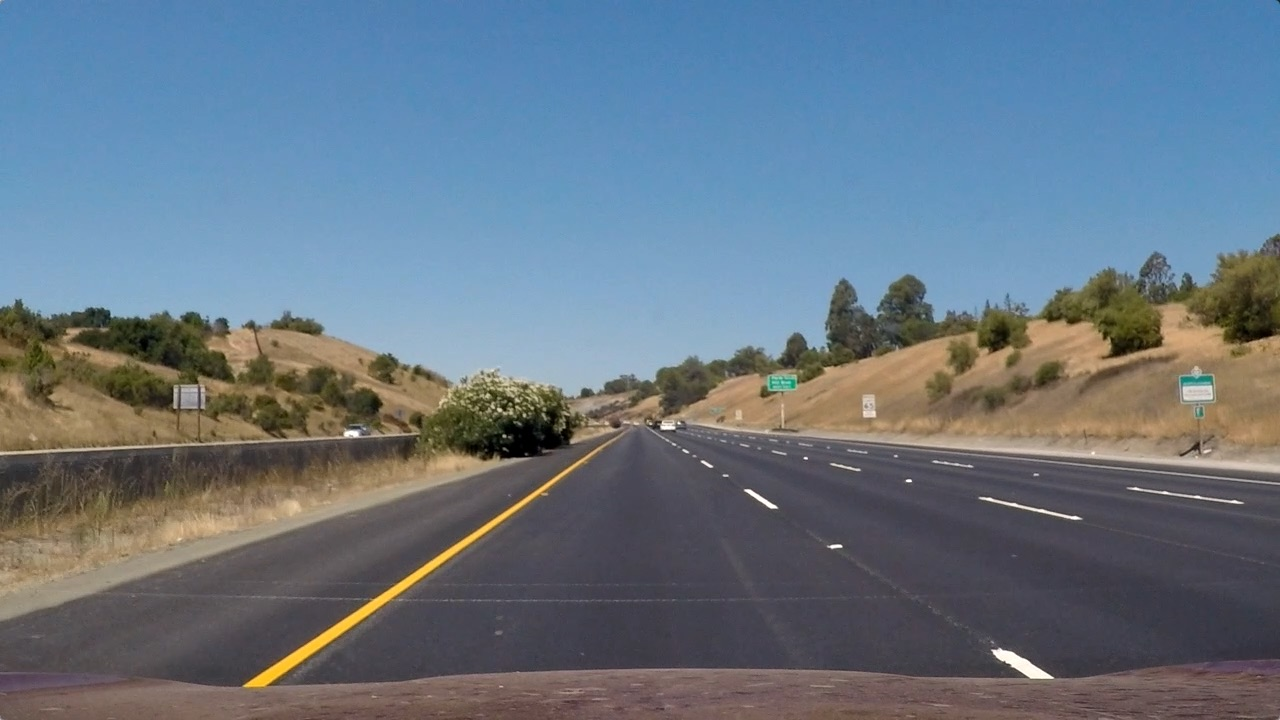
#> input picture test_images/straight_lines1.jpg, 1280 x 720 px
$ python detection.py   (older library calls are emulated)
#> lines starting #> are read from the running program, lines starting #| are printed output that depends on the picture; after the words box and inside, x2 and y2 are one past the last pixel; in counts of white or black regions, pixels touching at a corner belong together
import cv2
import numpy as np
import matplotlib.pyplot as plt
import matplotlib.image as mpimg
import os
import sys

class Line():

    # [40 lines left out: function __init__, not called in this run]


def threshold(image):
    # convert to HLS color space
    hls = cv2.cvtColor(image, cv2.COLOR_RGB2HLS)
#> hls: shape (720, 1280, 3); mean of channels 0, 1, 2 72.8, 117, 67
#> image is the input picture: shape (720, 1280, 3); mean B, G, R 131.2, 117.7, 103.2

    s_channel = hls[:, :, 2]
    gray = cv2.cvtColor(image, cv2.COLOR_RGB2GRAY)
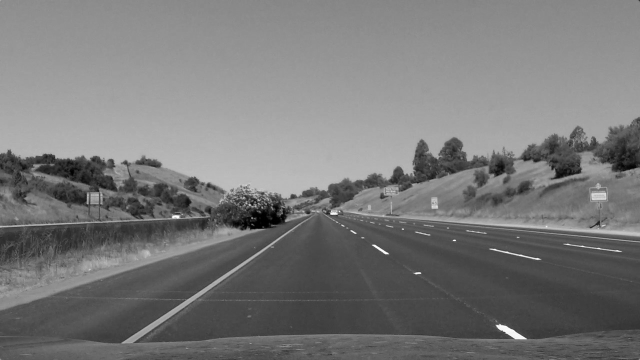
#> gray: shape (720, 1280) (shown at 1/2 size); min 0, max 254, mean 120.1

    sobel_x = cv2.Sobel(gray, cv2.CV_64F, 1, 0)
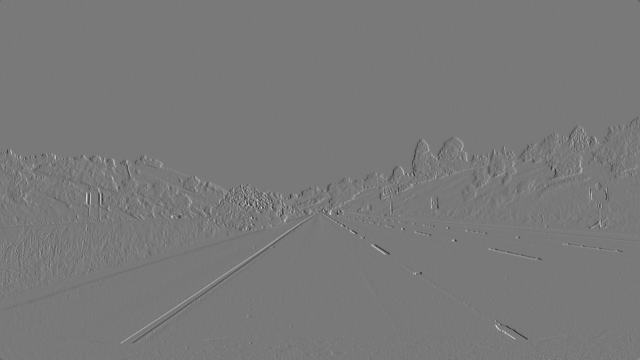
#> sobel_x: shape (720, 1280) float64 (shown at 1/2 size); min -604, max 666, mean -0.1; drawn with min black and max white
    abs_sobel_x = np.absolute(sobel_x)
    scaled_sobel = np.uint8(255 * abs_sobel_x / np.max(abs_sobel_x))

    sobelx_binary = np.zeros_like(scaled_sobel)
    sobelx_binary[(scaled_sobel >= 20) & (scaled_sobel <= 100)] = 1

    s_binary = np.zeros_like(s_channel)
    s_binary[(s_channel >= 100) & (s_channel <= 255)] = 1

    combined_binary = np.zeros_like(sobelx_binary)
    combined_binary[(s_binary == 1) | (sobelx_binary == 1)] = 1

    # generate region of interest mask
    vertices = np.array([[(0, combined_binary.shape[0]), (550, 456), (730, 456), (combined_binary.shape[1], combined_binary.shape[0])]], dtype = np.int32)
    mask = np.zeros_like(combined_binary)

    if len(combined_binary.shape) > 2:
        ignore_mask_color = (255,) * combined_binary.shape[2]
    else:
        ignore_mask_color = 255

    cv2.fillPoly(mask, vertices, ignore_mask_color)
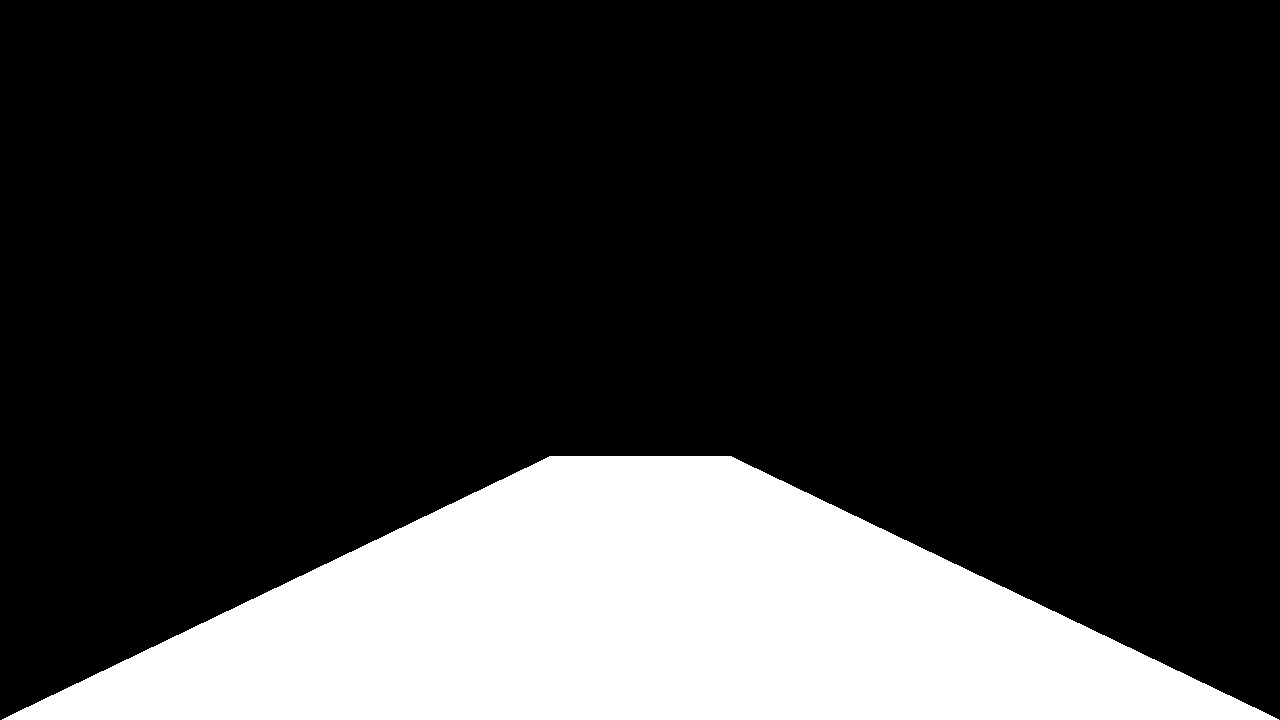
#> mask: shape (720, 1280); 20.9% white; 1 white region, box (x1, y1, x2, y2) and area: (2, 456, 1279, 720) 192741

    masked_combined_binary = cv2.bitwise_and(combined_binary, mask)
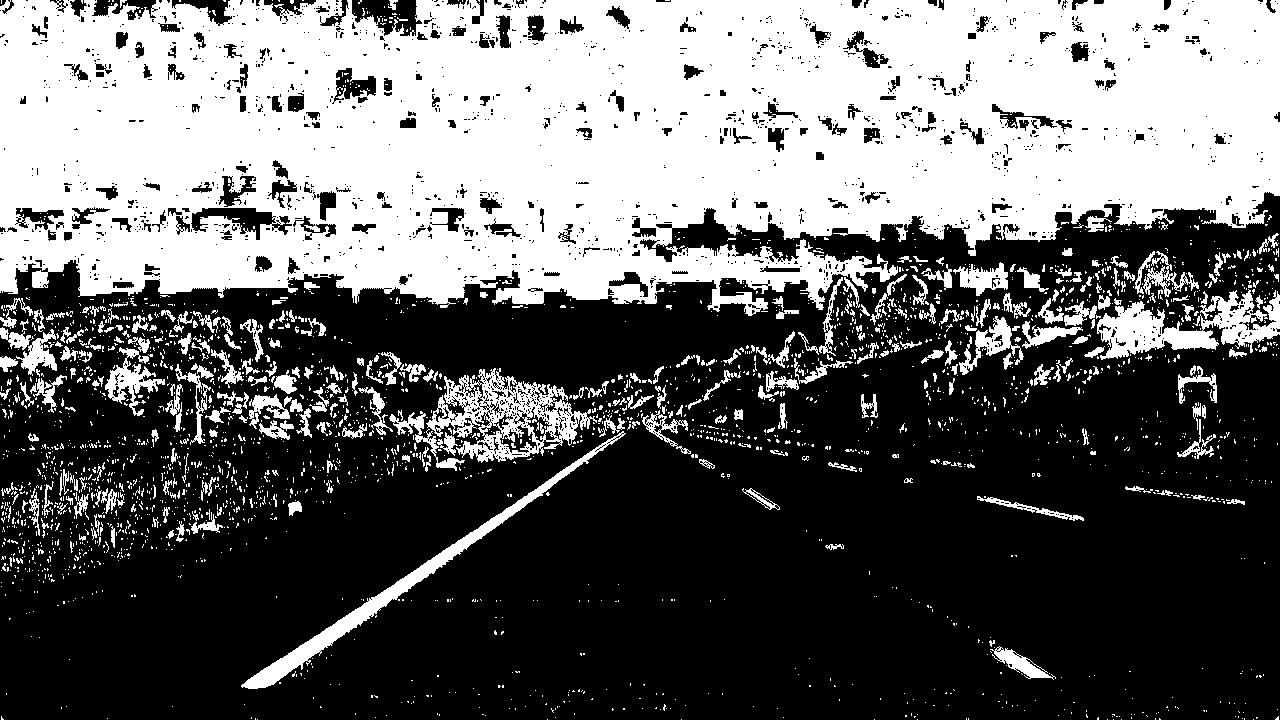
#> combined_binary: shape (720, 1280); values 0 (black) and 1 (white), 40.3% white; 2734 white regions (2400 under 20 px), largest, box (x1, y1, x2, y2) and area: (0, 0, 1280, 316) 311983, (426, 368, 597, 463) 6212, (1097, 289, 1280, 360) 5798

    return masked_combined_binary

# [155 lines left out: functions histogram_peaks, sliding_window, prior_frame_search, fit_poly, not called in this run]

if __name__ == "__main__":

    combined_binary = threshold(cv2.imread("../test_images/straight_lines1.jpg"))
    # [5 lines of commented-out code are left out]

$ run again, with test_images/straight_lines2.jpg copied over test_images/straight_lines1.jpg
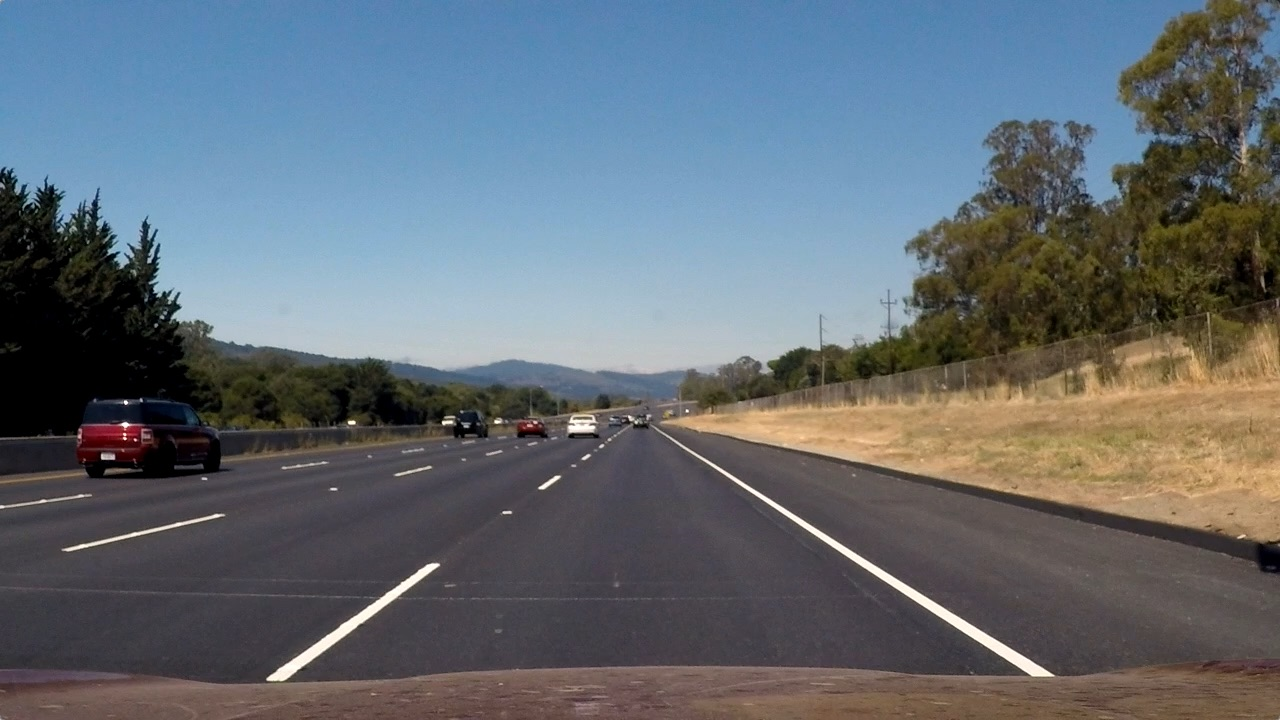
#> input picture test_images/straight_lines2.jpg, 1280 x 720 px
#> hls: shape (720, 1280, 3); mean of channels 0, 1, 2 77.5, 107, 62.5
#> in threshold, image is the input picture: shape (720, 1280, 3); mean B, G, R 115.1, 107.7, 99.4
#> in threshold, `sobel_x = cv2.Sobel(gray, cv2.CV_64F, 1, 0)`:
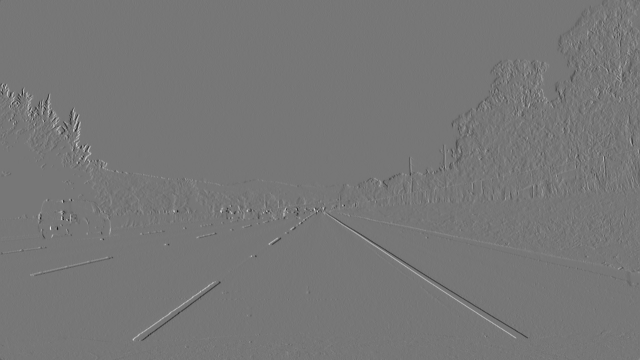
#> sobel_x: shape (720, 1280) float64 (shown at 1/2 size); min -705, max 804, mean 0.2; drawn with min black and max white
#> mask: shape (720, 1280); 20.9% white; 1 white region, box (x1, y1, x2, y2) and area: (2, 456, 1279, 720) 192741
#> in threshold, `masked_combined_binary = cv2.bitwise_and(combined_binary, mask)`:
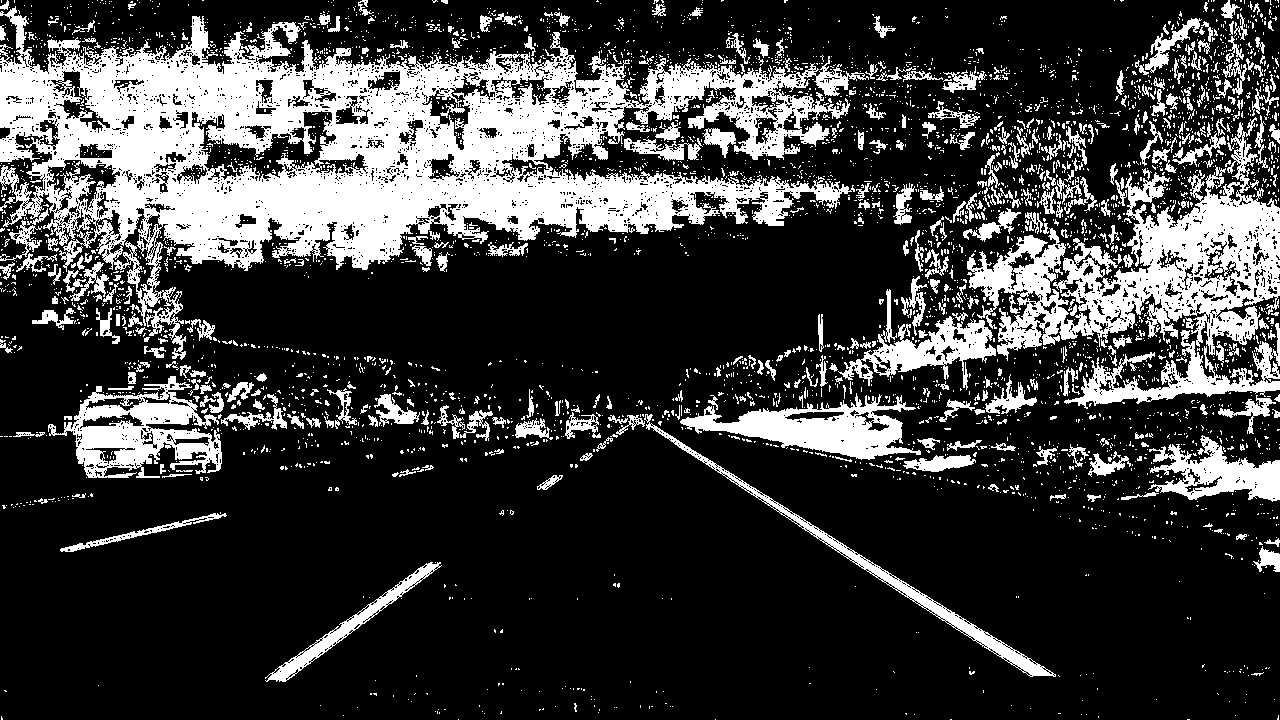
#> combined_binary: shape (720, 1280); values 0 (black) and 1 (white), 23.7% white; 4294 white regions (3870 under 20 px), largest, box (x1, y1, x2, y2) and area: (0, 6, 869, 360) 107731, (967, 117, 1280, 361) 26070, (48, 376, 222, 478) 7760

$ run again, with test_images/test1.jpg copied over test_images/straight_lines1.jpg
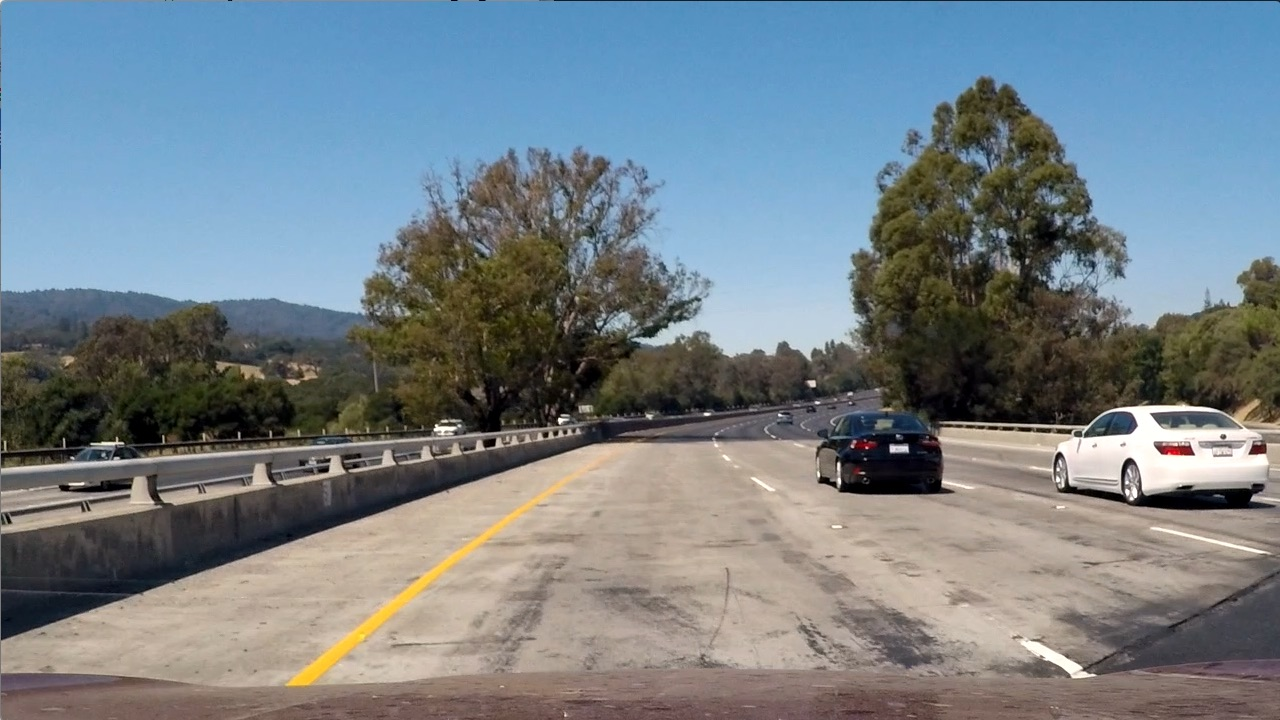
#> input picture test_images/test1.jpg, 1280 x 720 px
#> hls: shape (720, 1280, 3); mean of channels 0, 1, 2 68.1, 126.7, 74.4
#> in threshold, image is the input picture: shape (720, 1280, 3); mean B, G, R 135.5, 128.7, 117.5
#> in threshold, `abs_sobel_x = np.absolute(sobel_x)`:
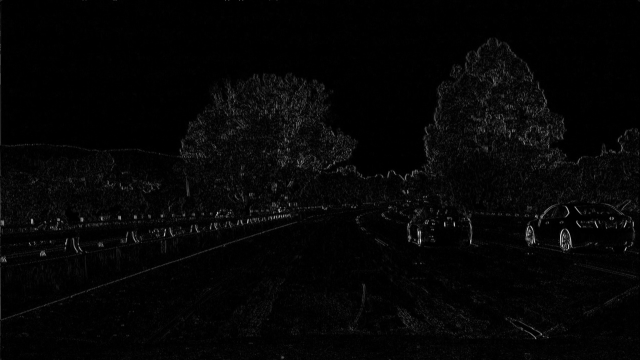
#> abs_sobel_x: shape (720, 1280) float64 (shown at 1/2 size); min 0, max 854, mean 19.8; drawn with min black and max white
#> mask: shape (720, 1280); 20.9% white; 1 white region, box (x1, y1, x2, y2) and area: (2, 456, 1279, 720) 192741
#> in threshold, `masked_combined_binary = cv2.bitwise_and(combined_binary, mask)`:
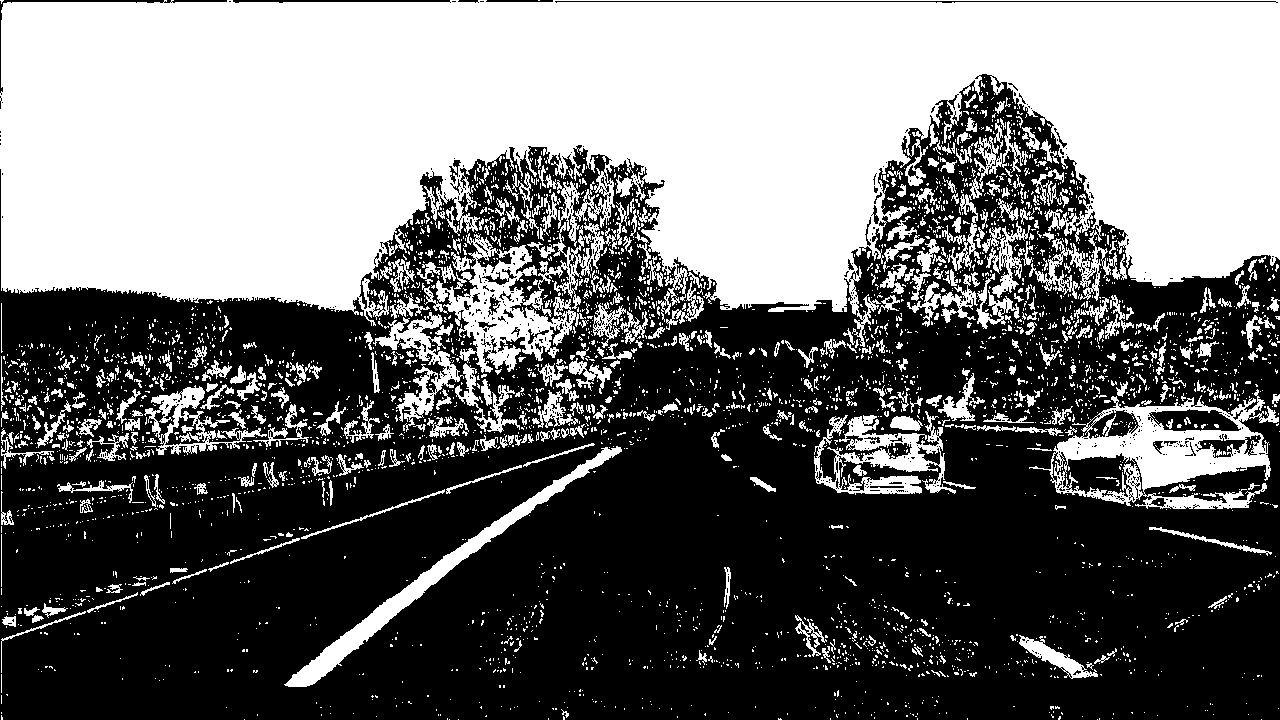
#> combined_binary: shape (720, 1280); values 0 (black) and 1 (white), 43.5% white; 3967 white regions (3476 under 20 px), largest, box (x1, y1, x2, y2) and area: (0, 0, 1280, 347) 307482, (1029, 389, 1279, 509) 11125, (436, 222, 617, 373) 9176
